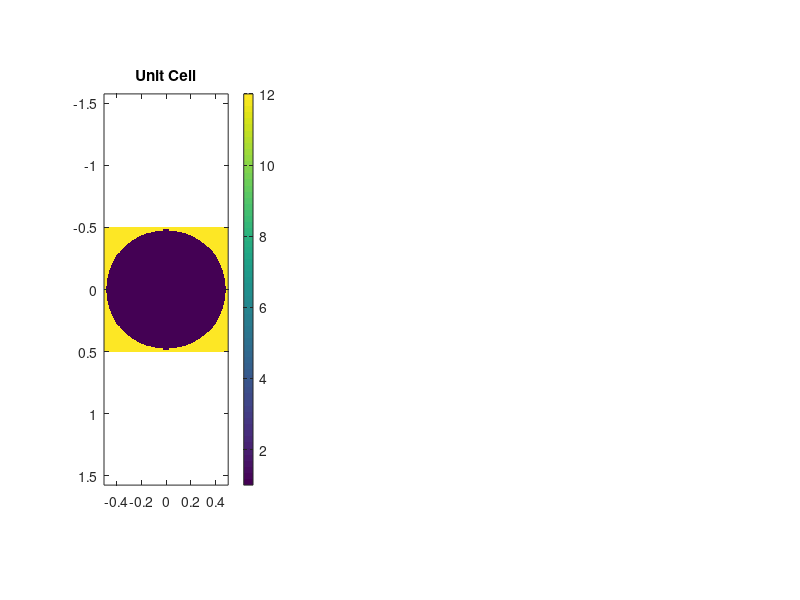

This figure's MATLAB source: (Note: this script raises an error after producing the figure.)
% Chapter7_IFCs.m

% INITIALIZE MATLAB
close all;
clc;
clear all;

%%%%%%%%%%%%%%%%%%%%%%%%%%%%%%%%%%%%%%%%%%%%%%%%%%%%%%%%%
%% DASHBOARD
%%%%%%%%%%%%%%%%%%%%%%%%%%%%%%%%%%%%%%%%%%%%%%%%%%%%%%%%%

% PHOTONIC CRYSTAL PARAMETERS
a      = 1;
r      = 0.48*a;
erhole = 1.0;
erfill = 12.0;

% FDFD PARAMETERS
Nx     = 60;
Ny     = Nx;
NBx    = 41;
NBy    = NBx;
NBANDS = 10;

%%%%%%%%%%%%%%%%%%%%%%%%%%%%%%%%%%%%%%%%%%%%%%%%%%%%%%%%%
%% CALCULATE OPTIMIZED GRID
%%%%%%%%%%%%%%%%%%%%%%%%%%%%%%%%%%%%%%%%%%%%%%%%%%%%%%%%%

% YEE GRID
dx = a/Nx;
dy = a/Ny;

% 2X GRID
Nx2 = 2*Nx;             dx2 = dx/2;
Ny2 = 2*Ny;             dy2 = dy/2;

% CALCULATE 2X MESHGRID
xa2 = [1:Nx2]*dx2;      xa2 = xa2 - mean(xa2);
ya2 = [1:Ny2]*dy2;      ya2 = ya2 - mean(ya2);
[Y2,X2] = meshgrid(ya2,xa2);

%%%%%%%%%%%%%%%%%%%%%%%%%%%%%%%%%%%%%%%%%%%%%%%%%%%%%%%%%
%% BUILD UNIT CELL
%%%%%%%%%%%%%%%%%%%%%%%%%%%%%%%%%%%%%%%%%%%%%%%%%%%%%%%%%

% BUILD UNIT CELL
ER2 = (X2.^2 + Y2.^2) <= r^2;
ER2 = erfill + (erhole - erfill)*ER2;
UR2 = ones(Nx2,Ny2);

% EXTRACT YEE GRID MATERIAL ARRAYS
ERxx = ER2(2:2:Nx2,1:2:Ny2);
ERyy = ER2(1:2:Nx2,2:2:Ny2);
ERzz = ER2(1:2:Nx2,1:2:Ny2);
URxx = UR2(1:2:Nx2,2:2:Ny2);
URyy = UR2(2:2:Nx2,1:2:Ny2);
URzz = UR2(2:2:Nx2,2:2:Ny2);

% SHOW UNIT CELL
subplot(131);
imagesc(xa2,ya2,ER2.');
axis equal tight;
colorbar;
title('Unit Cell');

%%%%%%%%%%%%%%%%%%%%%%%%%%%%%%%%%%%%%%%%%%%%%%%%%%%%%%%%%
%% CALCUALTE LIST OF BLOCH WAVE VECTORS
%%%%%%%%%%%%%%%%%%%%%%%%%%%%%%%%%%%%%%%%%%%%%%%%%%%%%%%%%

% CREATE BETA MESHGRID
bx      = linspace(-pi/a,+pi/a,NBx);
by      = linspace(-pi/a,+pi/a,NBy);
[BY,BX] = meshgrid(by,bx);

% EXTRACT IBZ AREA
ind_ibz  = find(BX>=0 & BY>=0 & BX>=BY);
indx_ibz = 1 + mod(ind_ibz-1,NBx);
indy_ibz = 1 + floor((ind_ibz-1)/NBx);
NBETA    = length(ind_ibz);

%%%%%%%%%%%%%%%%%%%%%%%%%%%%%%%%%%%%%%%%%%%%%%%%%%%%%%%%%
%% PERFORM FDFD ANALYSIS
%%%%%%%%%%%%%%%%%%%%%%%%%%%%%%%%%%%%%%%%%%%%%%%%%%%%%%%%%

% DIAGONALIZE MATERIAL TENSORS
ERxx = diag(sparse(ERxx(:)));
ERyy = diag(sparse(ERyy(:)));
ERzz = diag(sparse(ERzz(:)));
URxx = diag(sparse(URxx(:)));
URyy = diag(sparse(URyy(:)));
URzz = diag(sparse(URzz(:)));

% INITIALIZE BAND DATA
WNTE = zeros(NBx,NBy,NBANDS);
WNTM = zeros(NBx,NBy,NBANDS);

%
% MAIN LOOP -- ITERATE OVER IBZ
%
for nbeta = 1 : NBETA
    
    % Get Next Block Wave Vector
    beta = [ BX(ind_ibz(nbeta)) ; BY(ind_ibz(nbeta)) ];
        
    % Build Derivative Matrices
    NS  = [Nx Ny];
    RES = [dx dy];
    BC  = [1 1];
    [DEX,DEY,DHX,DHY] = yeeder2d(NS,RES,BC,beta);
        
    % TM Mode Analysis
    A = - DHX/URyy*DEX - DHY/URxx*DEY;
    B = ERzz;
    D = eigs(A,B,NBANDS,0);
    D = real(sqrt(D));
    D = sort(D);
    WNTM(indx_ibz(nbeta),indy_ibz(nbeta),:) ...
                         = a/(2*pi)*D(1:NBANDS);

    % TE Mode Analysis
    A = - DEX/ERyy*DHX - DEY/ERxx*DHY;
    B = URzz;
    D = eigs(A,B,NBANDS,0);
    D = real(sqrt(D));
    D = sort(D);
    WNTE(indx_ibz(nbeta),indy_ibz(nbeta),:) ...
                         = a/(2*pi)*D(1:NBANDS);
        
end

% UNFOLD DATA
for nb = 1 : NBANDS
    wn = WNTE(:,:,nb);
    wn = wn + wn.';
    wn = wn - 0.5*diag(diag(wn));
    wn(1:floor(NBx/2),:) = wn(NBx:-1:2+floor(NBx/2),:);
    wn(:,1:floor(NBy/2)) = wn(:,NBy:-1:2+floor(NBy/2));
    WNTE(:,:,nb) = wn;
    
    wn = WNTM(:,:,nb);
    wn = wn + wn.';
    wn = wn - 0.5*diag(diag(wn));
    wn(1:floor(NBx/2),:) = wn(NBx:-1:2+floor(NBx/2),:);
    wn(:,1:floor(NBy/2)) = wn(:,NBy:-1:2+floor(NBy/2));
    WNTM(:,:,nb) = wn;
end

%%%%%%%%%%%%%%%%%%%%%%%%%%%%%%%%%%%%%%%%%%%%%%%%%%%%%%%%%
%% DRAW PRETTY ISO FREQUENCY CONTOURS
%%%%%%%%%%%%%%%%%%%%%%%%%%%%%%%%%%%%%%%%%%%%%%%%%%%%%%%%%

% SHOW TE BAND 1
subplot(2,3,2);
wn = WNTE(:,:,1);
v = linspace(min(wn(:)),max(wn(:)),20);
contour(bx,by,wn.',v,'LineWidth',2);
axis equal tight;
colorbar;
xlabel('\beta_x');
ylabel('\beta_y');
title('TE Mode 1');
    
% SHOW TE BAND 2
subplot(2,3,3);
wn = WNTE(:,:,2);
v = linspace(min(wn(:)),max(wn(:)),20);
contour(bx,by,wn.',v,'LineWidth',2);
axis equal tight;
colorbar;
xlabel('\beta_x');
ylabel('\beta_y');
title('TE Mode 2');

% SHOW TM BAND 1
subplot(2,3,5);
wn = WNTM(:,:,1);
v = linspace(min(wn(:)),max(wn(:)),20);
contour(bx,by,wn.',v,'LineWidth',2);
axis equal tight;
colorbar;
xlabel('\beta_x');
ylabel('\beta_y');
title('TM Mode 1');
    
% SHOW TM BAND 2
subplot(2,3,6);
wn = WNTM(:,:,2);
v = linspace(min(wn(:)),max(wn(:)),20);
contour(bx,by,wn.',v,'LineWidth',2);
axis equal tight;
colorbar;
xlabel('\beta_x');
ylabel('\beta_y');
title('TM Mode 2');